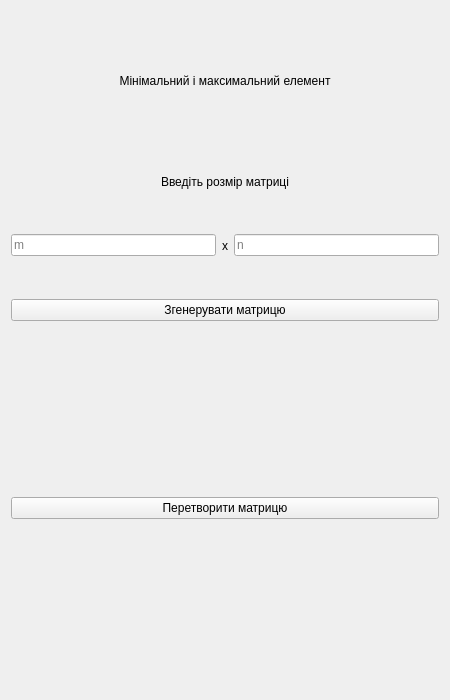
<?xml version="1.0" encoding="UTF-8"?>
<ui version="4.0">
 <class>Form</class>
 <widget class="QWidget" name="Form">
  <property name="geometry">
   <rect>
    <x>0</x>
    <y>0</y>
    <width>450</width>
    <height>700</height>
   </rect>
  </property>
  <property name="windowTitle">
   <string>Form</string>
  </property>
  <layout class="QVBoxLayout" name="verticalLayout_3">
   <item>
    <widget class="QLabel" name="title">
     <property name="minimumSize">
      <size>
       <width>0</width>
       <height>0</height>
      </size>
     </property>
     <property name="maximumSize">
      <size>
       <width>16777215</width>
       <height>140</height>
      </size>
     </property>
     <property name="text">
      <string>Мінімальний і максимальний елемент</string>
     </property>
     <property name="alignment">
      <set>Qt::AlignmentFlag::AlignCenter</set>
     </property>
    </widget>
   </item>
   <item>
    <layout class="QVBoxLayout" name="verticalLayout_2">
     <property name="spacing">
      <number>15</number>
     </property>
     <item>
      <layout class="QVBoxLayout" name="verticalLayout">
       <property name="spacing">
        <number>0</number>
       </property>
       <item>
        <widget class="QLabel" name="label_2">
         <property name="maximumSize">
          <size>
           <width>16777215</width>
           <height>50</height>
          </size>
         </property>
         <property name="text">
          <string>Введіть розмір матриці</string>
         </property>
         <property name="alignment">
          <set>Qt::AlignmentFlag::AlignCenter</set>
         </property>
        </widget>
       </item>
       <item>
        <widget class="QFrame" name="frame">
         <layout class="QHBoxLayout" name="horizontalLayout">
          <property name="leftMargin">
           <number>0</number>
          </property>
          <property name="rightMargin">
           <number>0</number>
          </property>
          <item>
           <widget class="QLineEdit" name="m_input">
            <property name="placeholderText">
             <string>m</string>
            </property>
           </widget>
          </item>
          <item>
           <widget class="QLabel" name="label">
            <property name="text">
             <string>x</string>
            </property>
           </widget>
          </item>
          <item>
           <widget class="QLineEdit" name="n_input">
            <property name="placeholderText">
             <string>n</string>
            </property>
           </widget>
          </item>
         </layout>
        </widget>
       </item>
      </layout>
     </item>
     <item>
      <widget class="QPushButton" name="pushButton_create_matrix">
       <property name="text">
        <string>Згенерувати матрицю</string>
       </property>
      </widget>
     </item>
    </layout>
   </item>
   <item>
    <widget class="QLabel" name="matrix_result">
     <property name="text">
      <string/>
     </property>
     <property name="alignment">
      <set>Qt::AlignmentFlag::AlignCenter</set>
     </property>
    </widget>
   </item>
   <item>
    <widget class="QPushButton" name="pushButton_transform_matrix">
     <property name="text">
      <string>Перетворити матрицю</string>
     </property>
    </widget>
   </item>
   <item>
    <widget class="QLabel" name="label_status">
     <property name="text">
      <string/>
     </property>
    </widget>
   </item>
  </layout>
 </widget>
 <resources/>
 <connections/>
</ui>
